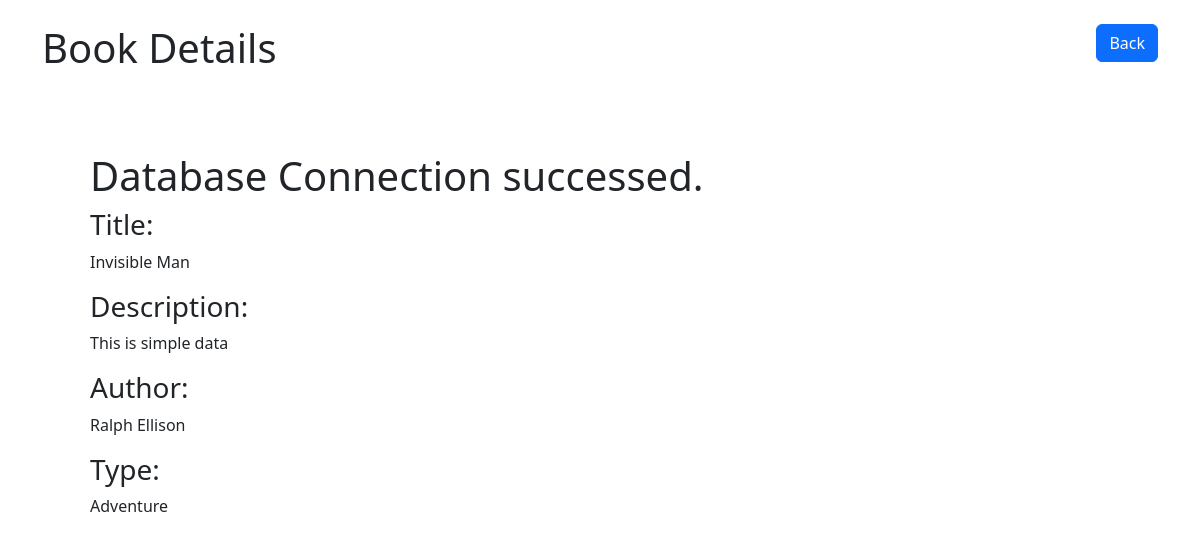
/view.php?id=13, run on the app's committed database.
### tables this page shows
CREATE TABLE IF NOT EXISTS `books` (
  `id` int(11) NOT NULL AUTO_INCREMENT,
  `title` varchar(128) NOT NULL,
  `author` varchar(128) NOT NULL,
  `type` varchar(128) NOT NULL,
  `description` varchar(128) NOT NULL,
  PRIMARY KEY (`id`)
);

### view.php (the view, shortened to what this page needs)
<!DOCTYPE html>
<html lang="en">
<head>
    <link rel="stylesheet" href="https://cdn.jsdelivr.net/npm/bootstrap@5.2.2/dist/css/bootstrap.min.css">
</head>
<body>
    <div class="container my-4">
        <header class="d-flex justify-content-between my-4">
            <h1>Book Details</h1>
            <div>
                <a href="index.php" class="btn btn-primary">Back</a>
            </div>
        </header>
        <div class="book-details p-5 my-4">
            <?php
            include('connect.php');
            $id =$_GET['id'];
            if($id){
                $sql = "SELECT * FROM books WHERE id=$id";
                $result = mysqli_query($con, $sql);
                while($row = mysqli_fetch_array($result)){
                    ?>
                    <h3>Title:</h3>
                    <p><?php echo $row['title']?></p>
                    <h3>Description:</h3>
                    <p><?php echo $row['description']?></p>
                    <h3>Author:</h3>
                    <p><?php echo $row['author']?></p>
                    <h3>Type:</h3>
                    <p><?php echo $row['type']?></p>
                    <?php
                }
            }else{
                echo "<h3>No books found</h3>";
            }
            ?>
        </div>
    </div>
</body>
</html>

### data on the page
books: title "Invisible Man", description "This is simple data", author "Ralph Ellison", type "Adventure"
